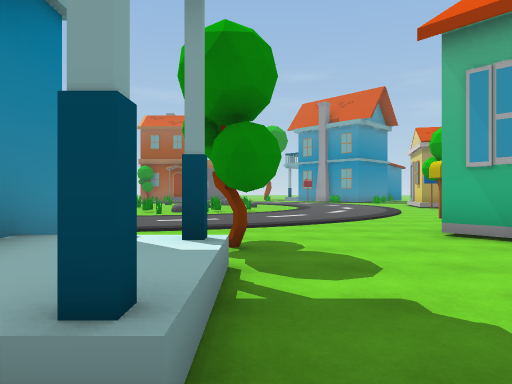
View 1 (above)

24 first-person views from a walk through a 3-D level made in the Unity game engine. The camera is 1.3 m above the floor, looks level and sees 70° across. The floor is counted in squares, 2 m on a side. Each view is taken from the middle of a square. On the plan, view 1 faces up. The plan holds only what a view shows up to about 11 squares ahead; the rest is blank. The place goes on beyond the plan. The player is left out. Some animated figures are left out.

View 2
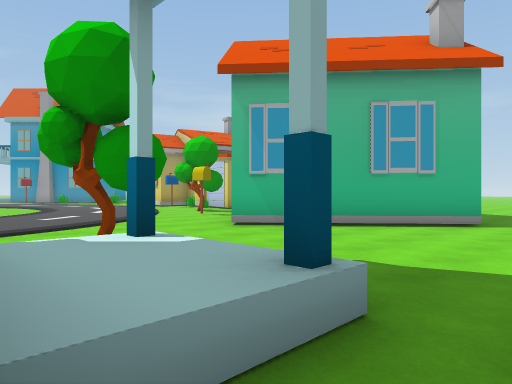

View 3
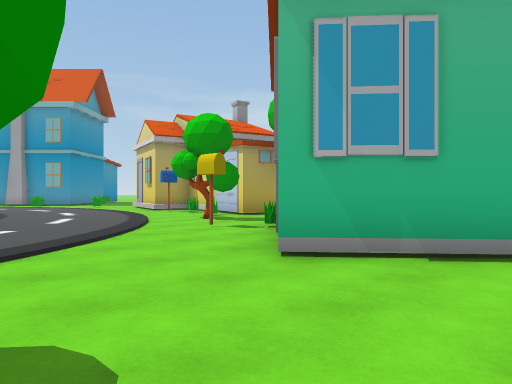

View 4
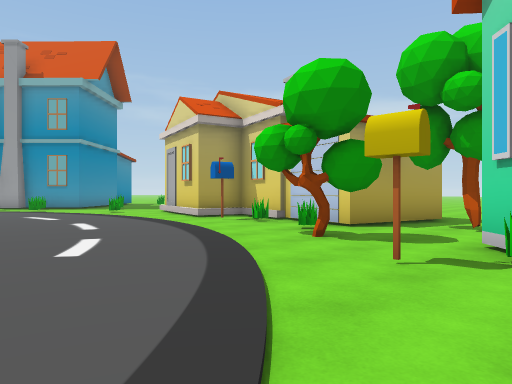

View 5
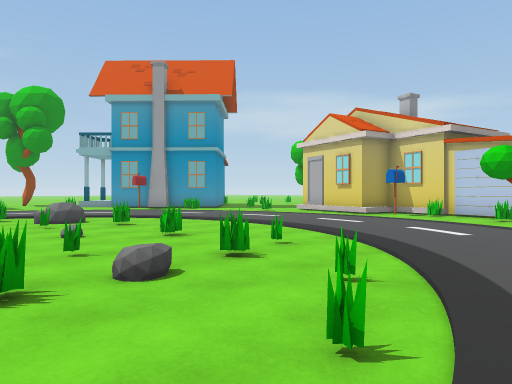

View 6
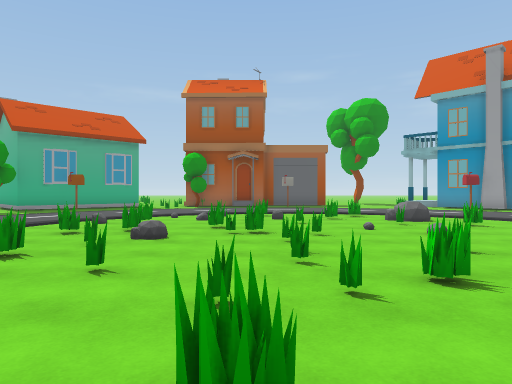

View 7
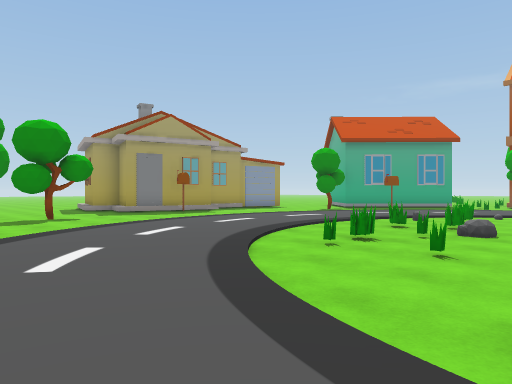

View 8
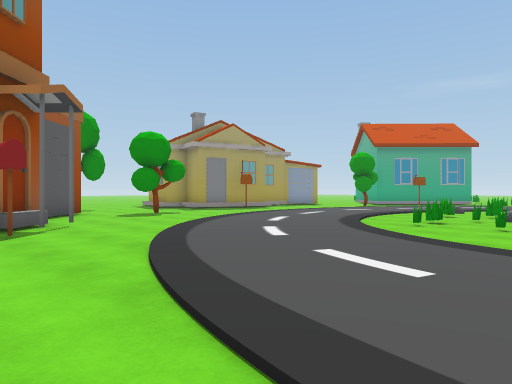

View 9
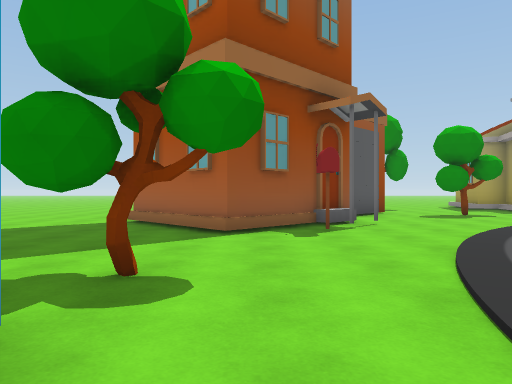

View 10
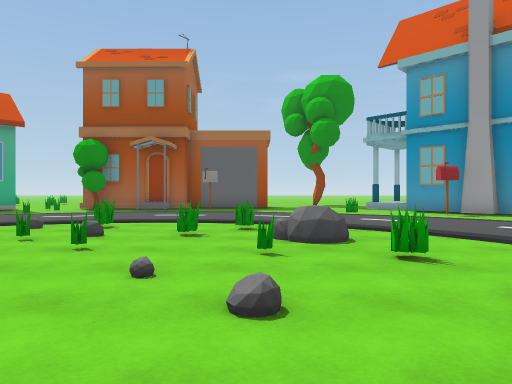

View 11
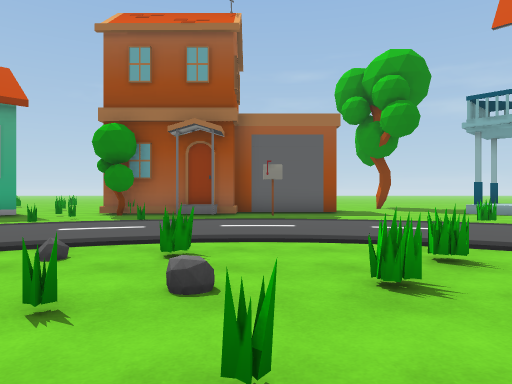

View 12
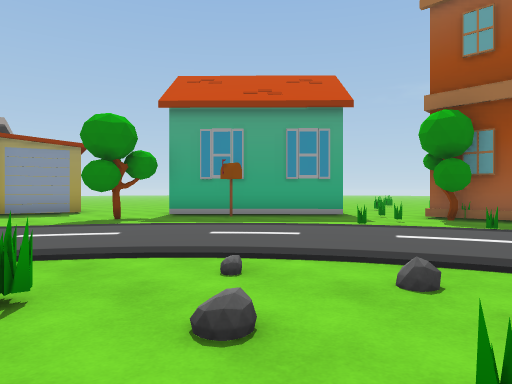

View 13
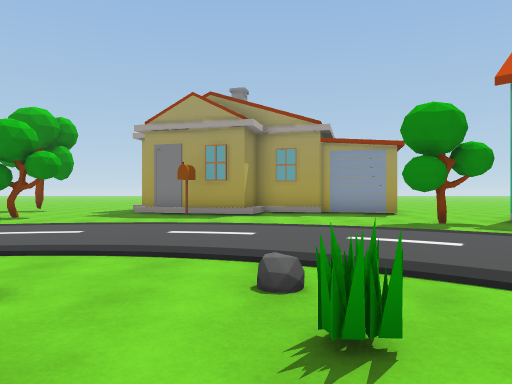

View 14
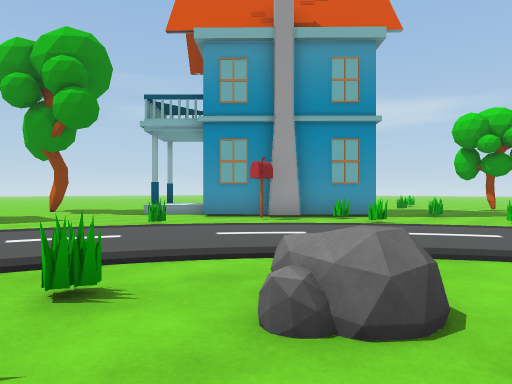

View 15
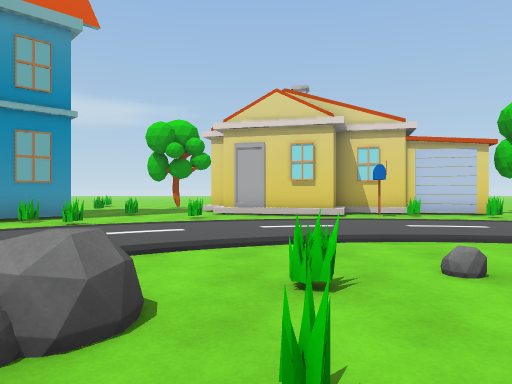

View 16
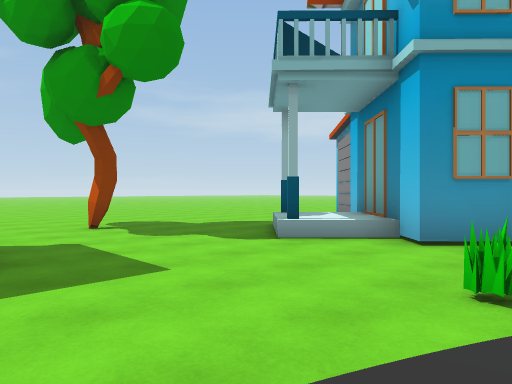

View 17
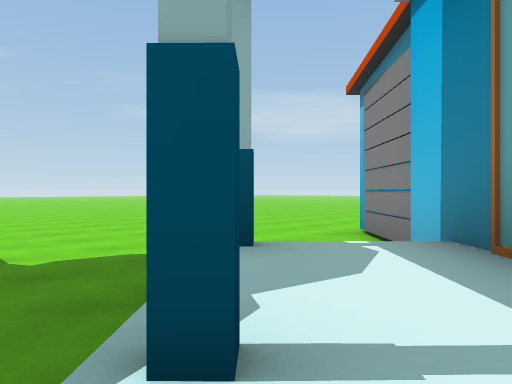

View 18
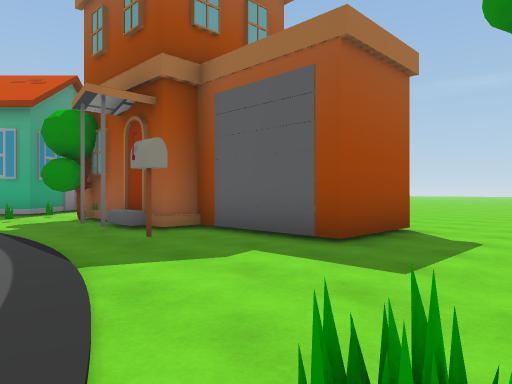

View 19
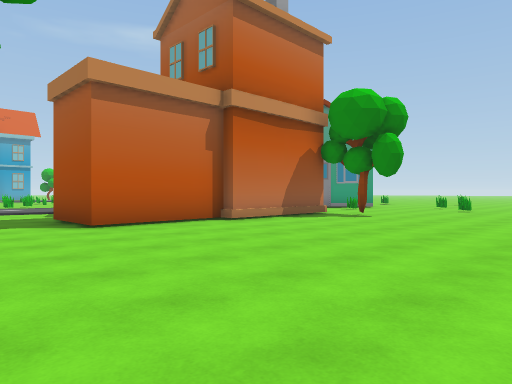

View 20
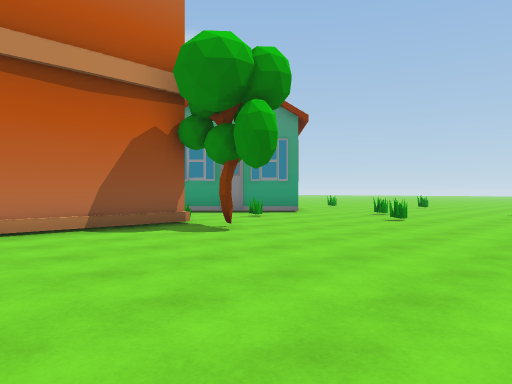

View 21
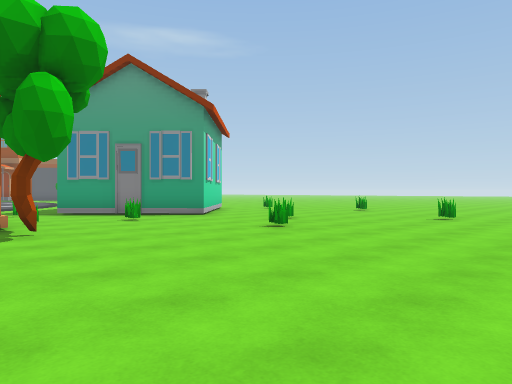

View 22
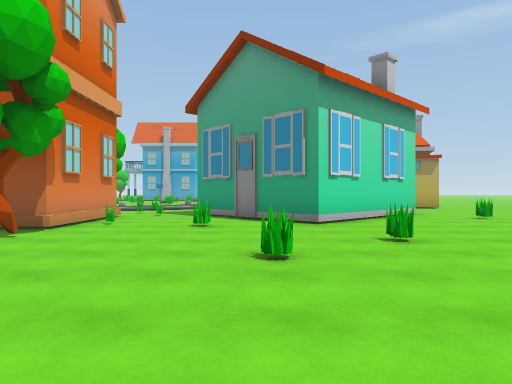

View 23
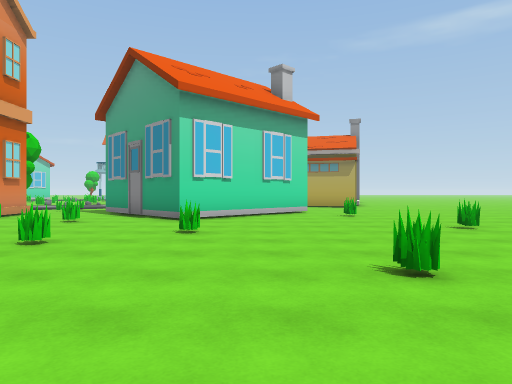

View 24
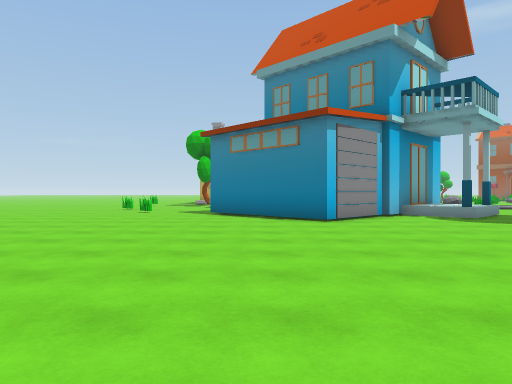

### Floor plan
Key: @ floor where view 1 was taken; # wall or solid block; x gap in a wall; . main floor; : floor 0.25 m higher than the main floor; / step, stairs or slope; ^ raised ledge; O other object.
Columns run from 17 left of view 1 to 11 right of it. Each row starts with its distance up from view 1.
 37   .    ....          ...  .
 36  ............. ....  .......
 35 .................... ........
 34 .O...........................
 33 .............................
 32 .....O.......................
 31 ...O.....#...................
 30 ..................#..........
 29 ......O.O#######........#....
 28 ...# .... # ####.....^..##...
 27 O.#. #...#######....^^#####..
 26 .#.   #.OO.###......^##   ##.
 25 .#   .#..O..........##
 24 ..  .#.....O......O..#
 23 ...###...O...........###
 22 ......................O#..
 21 #..#.................O....
 20 #...#.......O...........O..
 19 #.............OO...........
 18 #...........O...^......O.#
 17 #........O...O.OO........#
 16 ##........OO../.........##
 15 ##.......O .OO.:........##
 14 #.........O.O...O.......##
 13 .........O..O.O.........O#
 12 .........O.O.OO.OO.......#
 11 ..#.........O...O......Ox##
 10 ............O.O........#..##
  9  ........................#..
  8  ##.......... .......#O#.
  7     ##.......  .......
  6     ###......  ......#
  5      ##......    ...##
  4     ##...#.#   # #...##
  3     #......    #^.....##
  2     .....      #^......#..
  1   ......       #^.......
  0   ....         ..@.

Positions as (right, up) in squares from view 1, and headings:
1: (0, 0), facing up
2: (-2, 0), facing up-right
3: (0, 3), facing up-right
4: (1, 7), facing up-right
5: (-4, 9), facing up-right
6: (-5, 9), facing up
7: (-5, 8), facing up-left
8: (-5, 5), facing up-left
9: (-5, 5), facing left
10: (-2, 13), facing up
11: (-4, 16), facing up
12: (-5, 17), facing up-left
13: (-6, 17), facing left
14: (-3, 17), facing up-right
15: (-3, 17), facing right
16: (-2, 23), facing up-right
17: (2, 26), facing up-right
18: (1, 23), facing up-left
19: (1, 36), facing down-left
20: (-4, 36), facing down-left
21: (-7, 37), facing down-left
22: (-12, 36), facing down
23: (-15, 37), facing down
24: (9, 37), facing down
